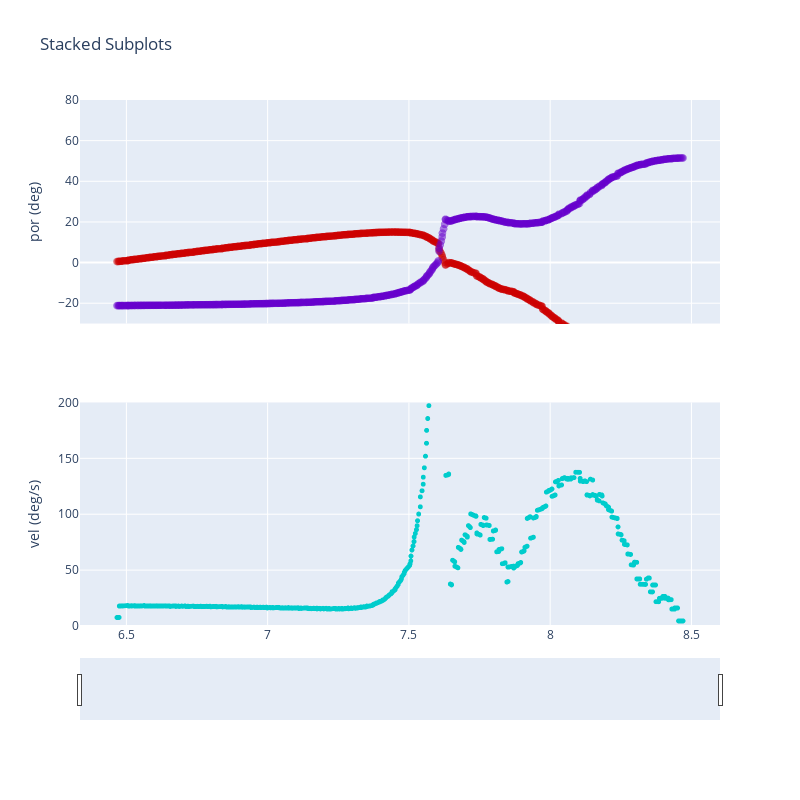

Notebook code for this chart:
### Code cell
df2 = trDataGb

startTimeS = trDataGb['worldVidTimeSec'].iloc[0]
endTimeS = trDataGb['worldVidTimeSec'].iloc[-2]

# I googled for, "python find first larger than"
startIndex = next(idx for idx, val in enumerate(df2['worldVidTimeSec']) if val >  startTimeS)
endIndex = next(idx for idx, val in enumerate(df2['worldVidTimeSec']) if val >  endTimeS)
print('Plotting from index: ' + str(startIndex) + ' to ' + str(endIndex))

colors_idx = ['rgb(0,204,204)','rgb(128,128,128)','rgb(204,0,0)','rgb(102,0,204)']

from plotly.subplots import make_subplots

fig = make_subplots(rows=2, cols=1,shared_xaxes=True)


tBall_el = go.Scattergl(
    x=df2['worldVidTimeSec'][startIndex:endIndex],
    y=df2['ball_el'][startIndex:endIndex],
    name = 'ball_el',
    marker_color = colors_idx[2],
    mode='markers',
    marker_size = 8,
    opacity = 0.5)

tBall_az = go.Scattergl(
    x=df2['worldVidTimeSec'][startIndex:endIndex],
    y=df2['ball_az'][startIndex:endIndex],
    name = 'ball_az',
    marker_color = colors_idx[3],
    mode='markers',
    marker_size = 8,
    opacity = 0.5)


tBall_Vel = go.Scattergl(

    x = df2['worldVidTimeSec'][startIndex:endIndex],
    y = df2['ballVel2D_fr'][startIndex:endIndex],
    name = 'ball velocity',
    marker_color = colors_idx[0],
    mode='markers',
    marker_size = 5,
    opacity = 1)



# eih_el = go.Scattergl(
#     x = df2['worldVidTimeSec'][startIndex:endIndex],
#     y = df2['cycGIW_el'][startIndex:endIndex],
#     name = 'cycGIW_el',
#     marker_color = colors_idx[0],
#     mode='markers',
#     marker_size = 5,
#     opacity = 1)

# eih_az = go.Scattergl(
#     x = df2['worldVidTimeSec'][startIndex:endIndex],
#     y = df2['cycGIW_az'][startIndex:endIndex],
#     name = 'cycGIW_az',
#     marker_color = colors_idx[1],
#     mode='markers',
#     marker_size = 5,
#     opacity = 1)



####


fig.append_trace(tBall_el, row=1, col=1)
fig.append_trace(tBall_az, row=1, col=1)
# fig.append_trace(eih_el, row=1, col=1)
# fig.append_trace(eih_az, row=1, col=1)

# fig.append_trace(vel, row=2, col=1)
fig.append_trace(tBall_Vel, row=2, col=1)



yLim=[-50,50]
width=800
height=800
inline=True

layout = dict(
    dragmode= 'pan',
    title='Time Series with Rangeslider',
    width=width,
    height=height,
    yaxis=dict(range=yLim, title='angular position (degrees)'),
)

fig.update_yaxes(range=[-30, 80], row=1, col=1)
fig.update_yaxes(range=[0, 200], row=2, col=1)

# fig.update_xaxes(range=[startTimeS,startTimeS+0.5], row=2, col=1)

fig.update_yaxes(title = 'por (deg)',row=1,col=1)
fig.update_yaxes(title = 'vel (deg/s)',row=2,col=1)
fig.update_xaxes(title = 'time (s)',row=3,col=1)

fig.update_layout(legend_orientation="h", 
             xaxis2_rangeslider_visible=True, xaxis2_rangeslider_thickness=0.1,
                  xaxis2_rangeslider_range=[startTimeS,startTimeS+0.5])

fig.update_layout(height=height, width=width, title_text="Stacked Subplots")

iplot(fig)

### Figure 1 — Plotly figure (JSON) as saved in the notebook; plotly's stock layout.template omitted (floating-point values rounded to 4 significant figures; data arrays with more than 128 entries replaced by an {"elided": "..."} marker saying what was removed)
{"data": [{"marker": {"color": "rgb(204,0,0)", "size": 8}, "mode": "markers", "name": "ball_el", "opacity": 0.5, "type": "scattergl", "x": {"elided": "661 float values"}, "xaxis": "x", "y": {"elided": "661 float values"}, "yaxis": "y"}, {"marker": {"color": "rgb(102,0,204)", "size": 8}, "mode": "markers", "name": "ball_az", "opacity": 0.5, "type": "scattergl", "x": {"elided": "661 float values"}, "xaxis": "x", "y": {"elided": "661 float values"}, "yaxis": "y"}, {"marker": {"color": "rgb(0,204,204)", "size": 5}, "mode": "markers", "name": "ball velocity", "opacity": 1, "type": "scattergl", "x": {"elided": "661 float values"}, "xaxis": "x2", "y": {"elided": "661 float values"}, "yaxis": "y2"}], "layout": {"height": 800, "legend": {"orientation": "h"}, "title": {"text": "Stacked Subplots"}, "width": 800, "xaxis": {"anchor": "y", "domain": [0, 1], "matches": "x2", "showticklabels": false}, "xaxis2": {"anchor": "y2", "domain": [0, 1], "rangeslider": {"range": [6.463, 6.963], "thickness": 0.1, "visible": true}}, "yaxis": {"anchor": "x", "domain": [0.575, 1], "range": [-30, 80], "title": {"text": "por (deg)"}}, "yaxis2": {"anchor": "x2", "domain": [0, 0.425], "range": [0, 200], "title": {"text": "vel (deg/s)"}}}}
